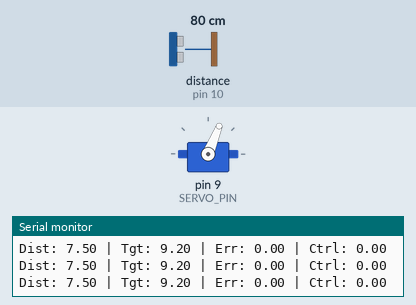
Simulated run of this sketch. Board: Arduino Uno, built with avr-gcc and run on an emulated ATmega328P. On the bench: servo, the last lines printed to the serial monitor. Wiring (inferred from the names in the program): ultrasonic range finder: trigger pin 8; echo pin 10. The inputs (shaded band) are chosen by the test bench; at power-on: distance to the obstacle (sensor on pin 10) 80 cm. The echo pulse lasts 58.3 µs per cm; servo pulses on a pin are drawn as a servo (544–2400 µs = 0–180°).

Above: at 1.7 s.
1.8 s: distance to the obstacle (sensor on pin 10) set to 26 cm
3.3 s: distance to the obstacle (sensor on pin 10) set to 21 cm
At 3.62 s:
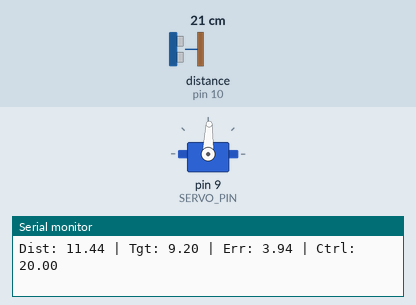
6.3 s: distance to the obstacle (sensor on pin 10) set to 9 cm
At 7.4 s:
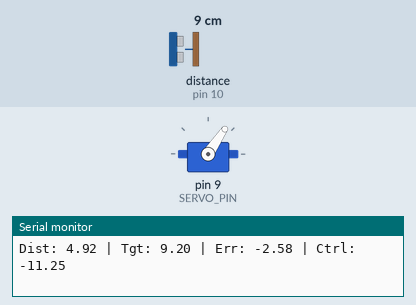
Timing chart, 0 to 9.3 s (numbered marks = the images above; inputs shaded):
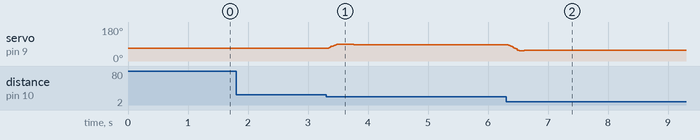

The sketch:

LQR_Kalman.ino
```cpp
/*
 * lqr_balance.ino
 * LQR Ball-Balancing Controller
 * Pure C — AVR register access only, zero Arduino library calls.
 *
 * Compiled with Arduino IDE (board: Arduino Nano / Uno, ATmega328P @ 16MHz)
 *
 * Pin mapping:
 *   Trig  -> PB0  (Arduino D8)
 *   Echo  -> PB2  (Arduino D10)
 *   Servo -> PB1  (Arduino D9)  — OC1A hardware PWM
 *
 * Measured range : 3.90 cm (closest) to 12.94 cm (farthest)
 * Center/target  : (3.90 + 12.94) / 2 = 8.42 cm
 *
 * Timer usage:
 *   Timer0 — LEFT ALONE (Arduino IDE owns it via wiring.c)
 *   Timer1 — Servo PWM 50 Hz on OC1A
 *   Timer2 — Our millisecond counter
 */

#include <avr/io.h>
#include <avr/interrupt.h>
#include <util/delay.h>
#include <stdint.h>

/* ------------------------------------------------------------------ */
/*  CPU FREQUENCY                                                       */
/* ------------------------------------------------------------------ */
#undef  F_CPU
#define F_CPU 16000000UL

/* ------------------------------------------------------------------ */
/*  PIN DEFINITIONS  (all Port B)                                      */
/* ------------------------------------------------------------------ */
#define TRIG_PIN   PB0   /* D8  — output */
#define ECHO_PIN   PB2   /* D10 — input  */
#define SERVO_PIN  PB1   /* D9  — OC1A   */

/* ------------------------------------------------------------------ */
/*  UART  — U2X0 double-speed, exact 115200 at 16 MHz                 */
/*  UBRR = F_CPU / (8 * BAUD) - 1 = 16                                */
/* ------------------------------------------------------------------ */
#define BAUD       115200UL
#define UBRR_U2X   ((F_CPU / (8UL * BAUD)) - 1UL)   /* = 16 */

/* ------------------------------------------------------------------ */
/*  SERVO  — Timer1 Fast PWM 50 Hz on OC1A                            */
/*  Prescaler 8  ->  tick = 0.5 us                                     */
/*  ICR1 = 40000 ->  period = 20 ms                                    */
/* ------------------------------------------------------------------ */
#define ICR1_TOP      40000U
#define SERVO_US_MIN  544U    /* 0 deg   */
#define SERVO_US_MAX  2400U   /* 180 deg */

/* ------------------------------------------------------------------ */
/*  MEASURED RANGE & DERIVED CONSTANTS                                  */
/*                                                                      */
/*  Closest  : 3.90 cm                                                  */
/*  Farthest : 12.94 cm                                                 */
/*  Center   : (3.90 + 12.94) / 2 = 8.42 cm  <- balance target        */
/* ------------------------------------------------------------------ */
#define DIST_MIN       3.90f
#define DIST_MAX       12.94f
#define TARGET_POS     7.5f   /* centre of measured range multiplier (variable)*/
#define TARGET_POSITION     9.2f /* ideal centre of measured range */

#define X_EST_INIT     7.5f   /* Kalman starts at target  */
#define LAST_POS_INIT  7.5f

/* ------------------------------------------------------------------ */
/*  SERVO LIMITS                                                        */
/* ------------------------------------------------------------------ */
#define SERVO_CENTER   68
#define SERVO_MIN_DEG  30
#define SERVO_MAX_DEG  140
#define MAX_RATE       3

/* ------------------------------------------------------------------ */
/*  LQR GAINS                                                           */
/* ------------------------------------------------------------------ */
#define K1   3.0f   /* position gain */
#define K2   2.0f   /* velocity gain */

/* ------------------------------------------------------------------ */
/*  KALMAN FILTER                                                       */
/* ------------------------------------------------------------------ */
#define P_INIT   1.0f
#define Q_NOISE  0.1f
#define R_NOISE  0.8f

/* ------------------------------------------------------------------ */
/*  CONTROL / VELOCITY LIMITS                                           */
/* ------------------------------------------------------------------ */
#define CTRL_MIN  -15.0f
#define CTRL_MAX   15.0f
#define VEL_MIN   -50.0f
#define VEL_MAX    50.0f

/* ================================================================== */
/*  TIMER2 — MILLISECOND COUNTER                                       */
/*  Prescaler 128: overflow every 2.048 ms                             */
/*  Fractional accumulator corrects the 0.048 ms remainder.            */
/* ================================================================== */
static volatile uint32_t g_ms      = 0;
static volatile uint8_t  g_ms_frac = 0;

ISR(TIMER2_OVF_vect)
{
    g_ms += 2;
    g_ms_frac += 6;
    if (g_ms_frac >= 128) {
        g_ms_frac -= 128;
        g_ms++;
    }
}

static void timer2_init(void)
{
    TCCR2A = 0x00;
    TCCR2B = (1 << CS22) | (1 << CS20);   /* Normal mode, prescaler 128 */
    TIMSK2 = (1 << TOIE2);
}

static uint32_t my_millis(void)
{
    uint32_t t;
    uint8_t sreg = SREG;
    cli();
    t = g_ms;
    SREG = sreg;
    return t;
}

/* ================================================================== */
/*  SERVO                                                               */
/* ================================================================== */
static void servo_init(void)
{
    DDRB |= (1 << SERVO_PIN);
    TCCR1A = (1 << COM1A1) | (1 << WGM11);
    TCCR1B = (1 << WGM13) | (1 << WGM12) | (1 << CS11);
    ICR1   = ICR1_TOP;
    uint16_t us = (uint16_t)(SERVO_US_MIN +
                  (uint32_t)SERVO_CENTER * (SERVO_US_MAX - SERVO_US_MIN) / 180U);
    OCR1A = us * 2U;
}

static void servo_write(uint8_t angle)
{
    if (angle > 180U) angle = 180U;
    uint16_t us = (uint16_t)(SERVO_US_MIN +
                  (uint32_t)angle * (SERVO_US_MAX - SERVO_US_MIN) / 180U);
    OCR1A = us * 2U;
}

/* ================================================================== */
/*  UART                                                                */
/* ================================================================== */
static void uart_init(void)
{
    UCSR0B = 0;
    UBRR0H = (uint8_t)(UBRR_U2X >> 8);
    UBRR0L = (uint8_t)(UBRR_U2X);
    UCSR0A = (1 << U2X0);
    UCSR0B = (1 << TXEN0);
    UCSR0C = (1 << UCSZ01) | (1 << UCSZ00);
}

static void uart_putc(char c)
{
    while (!(UCSR0A & (1 << UDRE0)));
    UDR0 = (uint8_t)c;
}

static void uart_puts(const char *s)
{
    while (*s) uart_putc(*s++);
}

static void uart_print_float(float v)
{
    char buf[12];
    int  whole, frac, i, a, b;
    char tmp;

    if (v < 0.0f) { uart_putc('-'); v = -v; }

    whole = (int)v;
    frac  = (int)((v - (float)whole) * 100.0f + 0.5f);
    if (frac >= 100) { whole++; frac -= 100; }

    if (whole == 0) {
        buf[0] = '0'; buf[1] = '\0';
    } else {
        int w = whole; i = 0;
        while (w > 0) { buf[i++] = (char)('0' + w % 10); w /= 10; }
        buf[i] = '\0';
        a = 0; b = i - 1;
        while (a < b) { tmp=buf[a]; buf[a]=buf[b]; buf[b]=tmp; a++; b--; }
    }
    uart_puts(buf);
    uart_putc('.');
    uart_putc((char)('0' + frac / 10));
    uart_putc((char)('0' + frac % 10));
}

/* ================================================================== */
/*  HELPERS                                                             */
/* ================================================================== */
static float fclamp(float v, float lo, float hi)
{
    return (v < lo) ? lo : (v > hi) ? hi : v;
}
static int iclamp(int v, int lo, int hi)
{
    return (v < lo) ? lo : (v > hi) ? hi : v;
}
static int iabs_val(int v) { return (v < 0) ? -v : v; }

/* ================================================================== */
/*  STATE VARIABLES                                                     */
/* ================================================================== */
static float    x_est      = X_EST_INIT;
static float    P_kalman   = P_INIT;
static float    velocity   = 0.0f;
static float    last_pos   = LAST_POS_INIT;
static float    servo_filt = (float)SERVO_CENTER;
static int      last_servo = SERVO_CENTER;
static uint32_t last_time  = 0;

/* ================================================================== */
/*  HC-SR04  — valid range clamped to measured DIST_MIN / DIST_MAX    */
/* ================================================================== */
static float read_distance(void)
{
    uint32_t timeout, duration = 0;

    PORTB &= ~(1 << TRIG_PIN);
    _delay_us(2);
    PORTB |=  (1 << TRIG_PIN);
    _delay_us(10);
    PORTB &= ~(1 << TRIG_PIN);

    timeout = 20000UL;
    while (!(PINB & (1 << ECHO_PIN))) {
        _delay_us(1);
        if (--timeout == 0) return x_est;
    }

    timeout = 20000UL;
    while (PINB & (1 << ECHO_PIN)) {
        _delay_us(1);
        duration++;
        if (--timeout == 0) return x_est;
    }

    float dist = (float)duration * 0.034f / 2.0f;

    /* Reject readings outside the measured physical range */
    if (dist < DIST_MIN || dist > DIST_MAX) return x_est;
    return dist;
}

/* ================================================================== */
/*  SETUP                                                               */
/* ================================================================== */
void setup(void)
{
    DDRB |=  (1 << TRIG_PIN);
    DDRB &= ~(1 << ECHO_PIN);

    timer2_init();
    servo_init();
    uart_init();
    sei();

    servo_write(SERVO_CENTER);
    _delay_ms(500);

    x_est     = read_distance();
    last_pos  = x_est;
    last_time = my_millis();

    uart_puts("LQR Ready | Target: 8.42 cm\r\n");
}

/* ================================================================== */
/*  LOOP                                                                */
/* ================================================================== */
void loop(void)
{
    uint32_t now = my_millis();
    float dt = (float)(now - last_time) / 1000.0f;

    if (dt < 0.01f) return;
    last_time = now;

    /* Sensor */
    float pos = read_distance();

    /* Kalman filter */
    P_kalman += Q_NOISE;
    float K_k = P_kalman / (P_kalman + R_NOISE);
    x_est    += K_k * (pos - x_est);
    P_kalman  = (1.0f - K_k) * P_kalman;

    /* Velocity estimate */
    velocity = 0.4f * velocity + 0.6f * ((x_est - last_pos) / dt);
    velocity = fclamp(velocity, VEL_MIN, VEL_MAX);
    last_pos = x_est;

  /* LQR control with out-of-band boost and extra nudge if too far */
  float error = x_est - TARGET_POS;

  /* If ball is outside a small tolerance window, increase corrective gain */
  float gain_mul = 1.0f;
  if (x_est < 8.2f || x_est > 8.5f) {
      gain_mul = 1.5f;
  }

  float control = gain_mul * (K1 * error) + K2 * velocity;

  /* Add +2 extra control when ball is at/above 9.0 cm to nudge more */
  if (x_est >= 9.0f) {
      control += 2.0f;
  }

  /* Optionally relax control clamps when far from target */
  float abs_err = (error < 0.0f) ? -error : error;
  float ctrl_min = CTRL_MIN, ctrl_max = CTRL_MAX;
  if (abs_err > 2.0f) {
      ctrl_min = CTRL_MIN * 1.5f;
      ctrl_max = CTRL_MAX * 1.5f;
  }

  control = fclamp(control, ctrl_min, ctrl_max);

  /* Servo command */
  int servo_cmd = SERVO_CENTER + (int)control;
  servo_cmd = iclamp(servo_cmd, SERVO_MIN_DEG, SERVO_MAX_DEG);

  /* Rate limiting */
  int delta = servo_cmd - last_servo;
  if (iabs_val(delta) > MAX_RATE) {
      delta = iclamp(delta, -MAX_RATE, MAX_RATE);
      servo_cmd = last_servo + delta;
  }
  last_servo = servo_cmd;

    /* Servo filtering */
    servo_filt = 0.7f * servo_filt + 0.3f * (float)servo_cmd;
    servo_write((uint8_t)servo_filt);

    /* Telemetry */
    uart_puts("Dist: ");
    uart_print_float(x_est);
    uart_puts(" | Tgt: ");
    uart_print_float(TARGET_POSITION);
    uart_puts(" | Err: ");
    uart_print_float(error);
    uart_puts(" | Ctrl: ");
    uart_print_float(control);
    uart_puts("\r\n");

    _delay_ms(10);
}
```

Measured:
- the behaviour switches between 24 and 23 cm on distance to the obstacle (sensor on pin 10) (found by bisection; images 0 and 1)
